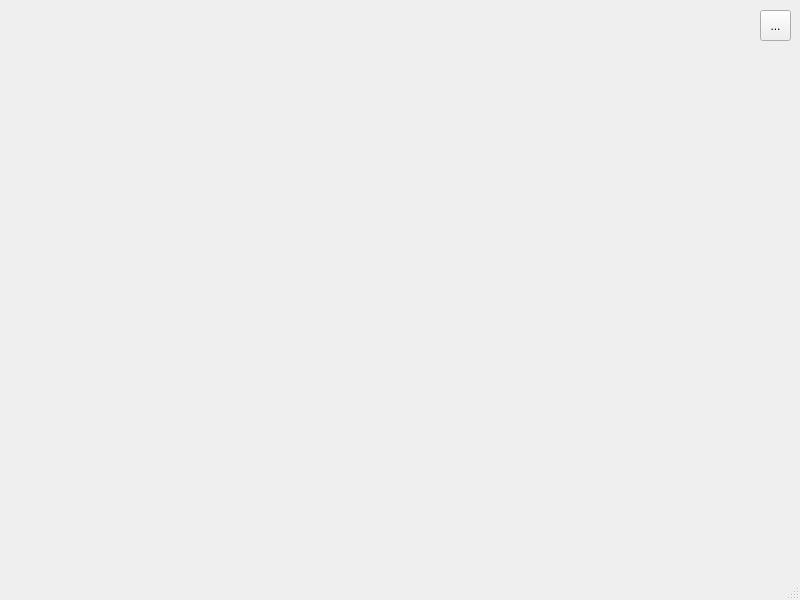
<?xml version="1.0" encoding="UTF-8"?>
<ui version="4.0">
 <class>MainWindow</class>
 <widget class="QMainWindow" name="MainWindow">
  <property name="geometry">
   <rect>
    <x>0</x>
    <y>0</y>
    <width>800</width>
    <height>600</height>
   </rect>
  </property>
  <property name="windowTitle">
   <string>MainWindow</string>
  </property>
  <property name="toolButtonStyle">
   <enum>Qt::ToolButtonIconOnly</enum>
  </property>
  <widget class="QWidget" name="centralwidget">
   <widget class="QToolButton" name="toolButton">
    <property name="geometry">
     <rect>
      <x>760</x>
      <y>10</y>
      <width>31</width>
      <height>31</height>
     </rect>
    </property>
    <property name="text">
     <string>...</string>
    </property>
    <property name="icon">
     <iconset>
      <normaloff>../settings_icon.png</normaloff>../settings_icon.png</iconset>
    </property>
    <property name="iconSize">
     <size>
      <width>25</width>
      <height>25</height>
     </size>
    </property>
    <property name="popupMode">
     <enum>QToolButton::InstantPopup</enum>
    </property>
   </widget>
  </widget>
  <widget class="QMenuBar" name="menubar">
   <property name="geometry">
    <rect>
     <x>0</x>
     <y>0</y>
     <width>800</width>
     <height>21</height>
    </rect>
   </property>
  </widget>
  <widget class="QStatusBar" name="statusbar"/>
 </widget>
 <resources/>
 <connections/>
</ui>
